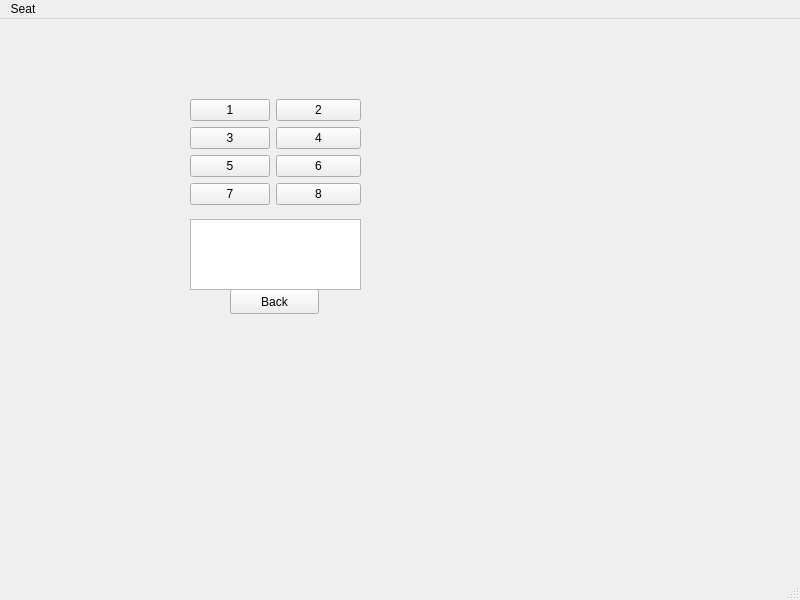
<?xml version="1.0" encoding="UTF-8"?>
<ui version="4.0">
 <class>MainWindow</class>
 <widget class="QMainWindow" name="MainWindow">
  <property name="geometry">
   <rect>
    <x>0</x>
    <y>0</y>
    <width>800</width>
    <height>600</height>
   </rect>
  </property>
  <property name="windowTitle">
   <string>MainWindow</string>
  </property>
  <widget class="QWidget" name="centralwidget">
   <widget class="QWidget" name="formLayoutWidget">
    <property name="geometry">
     <rect>
      <x>190</x>
      <y>80</y>
      <width>171</width>
      <height>120</height>
     </rect>
    </property>
    <layout class="QFormLayout" name="formLayout">
     <item row="0" column="0">
      <widget class="QPushButton" name="pushButton">
       <property name="text">
        <string>1</string>
       </property>
      </widget>
     </item>
     <item row="0" column="1">
      <widget class="QPushButton" name="pushButton_2">
       <property name="text">
        <string>2</string>
       </property>
      </widget>
     </item>
     <item row="1" column="0">
      <widget class="QPushButton" name="pushButton_3">
       <property name="text">
        <string>3</string>
       </property>
      </widget>
     </item>
     <item row="1" column="1">
      <widget class="QPushButton" name="pushButton_4">
       <property name="text">
        <string>4</string>
       </property>
      </widget>
     </item>
     <item row="2" column="0">
      <widget class="QPushButton" name="pushButton_5">
       <property name="text">
        <string>5</string>
       </property>
      </widget>
     </item>
     <item row="2" column="1">
      <widget class="QPushButton" name="pushButton_6">
       <property name="text">
        <string>6</string>
       </property>
      </widget>
     </item>
     <item row="3" column="0">
      <widget class="QPushButton" name="pushButton_7">
       <property name="text">
        <string>7</string>
       </property>
      </widget>
     </item>
     <item row="3" column="1">
      <widget class="QPushButton" name="pushButton_8">
       <property name="text">
        <string>8</string>
       </property>
      </widget>
     </item>
    </layout>
   </widget>
   <widget class="QPushButton" name="BackButton">
    <property name="geometry">
     <rect>
      <x>230</x>
      <y>270</y>
      <width>89</width>
      <height>25</height>
     </rect>
    </property>
    <property name="text">
     <string>Back</string>
    </property>
   </widget>
   <widget class="QTextBrowser" name="textBrowser">
    <property name="geometry">
     <rect>
      <x>190</x>
      <y>200</y>
      <width>171</width>
      <height>71</height>
     </rect>
    </property>
   </widget>
  </widget>
  <widget class="QMenuBar" name="menubar">
   <property name="geometry">
    <rect>
     <x>0</x>
     <y>0</y>
     <width>800</width>
     <height>22</height>
    </rect>
   </property>
   <widget class="QMenu" name="menuSeat">
    <property name="title">
     <string>Seat</string>
    </property>
   </widget>
   <addaction name="menuSeat"/>
  </widget>
  <widget class="QStatusBar" name="statusbar"/>
 </widget>
 <resources/>
 <connections/>
</ui>
